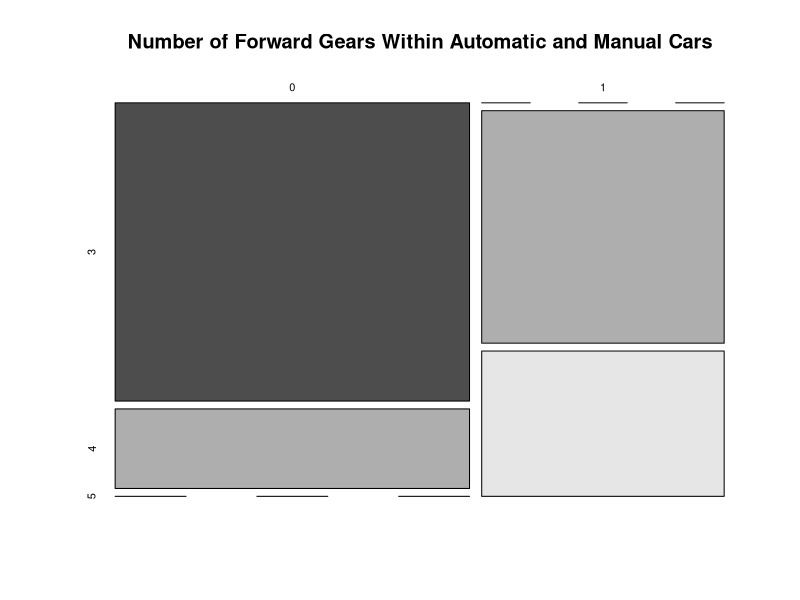

Here is the R script that generated this plot:
library ( e1071     )
library ( tidyverse )
library ( reshape2  )
library ( stringr   )
library ( party     )
library ( ggplot2   )

data ( mtcars )

mode = function ( x ) {
   temp = table ( x )
   names ( temp ) [ temp == max ( temp ) ]
}

ftable = table ( mtcars $ am , mtcars $ gear )
ftable

mosaicplot ( ftable , main="Number of Forward Gears Within Automatic and Manual Cars" , color = TRUE )

# gear == marcia o cambio

n <- length ( unique ( mtcars $   am ) )
m <- length ( unique ( mtcars $ gear ) )

collection <- matrix ( rep ( 0 , n*m ) , nrow=n , ncol=m , byrow=T )

dimnames ( collection ) <- list ( unique ( mtcars $ am ) , unique ( mtcars $ gear ) )

cat ( '\nunique list for mtcars $ am:'   ) ; unique ( mtcars $   am )
cat ( '\nunique list for mtcars $ gear:' ) ; unique ( mtcars $ gear ) ; cat ( '\n' )

for ( i1 in 1:n ) {

    cat ( '\n' )
    
    el1 <- unique ( mtcars $ am ) [ i1 ]
    
    print ( paste ( '1° unique for am:' , el1 ) )
    
    for ( i2 in 1:m ) {

        el2 <- unique ( mtcars $ gear ) [ i2 ]
        
        print ( paste ( '2° unique for gear:' , el2 ) )
        print ( paste (
 
            'values count:' , count12 <- length (

                mtcars [[ 1 ]] [ ( mtcars $ am == el1 ) & ( mtcars $ gear == el2 ) ]
            )
        ))
        
        collection [ i1 , i2 ] <- count12
    }
}

cat ( '\n' ) ; paste ( 'collection:' ) ; collection

# ---------------------------------------------------------------------------------------------------------
# --- Pearson's Chi-squared test is a statistical test used to discover whether there is a relationship ---
# --- between two categorical variables -------------------------------------------------------------------
# ---------------------------------------------------------------------------------------------------------

cat ( '\n' )
paste ( 'df = ( r − 1 ) × ( c − 1 ):' , df <- ( length ( unique ( mtcars $ am ) ) - 1 ) * ( length ( unique ( mtcars $ gear ) ) - 1 ) )

cat ( '\n' )

x210 <- 0 ; x201 <- 0

for ( i in 1:m ) {

    i1 <- 1 ; i2 <- 2
    
    if ( collection [ i2 , i ] > 0 )
    
        x210 <- x210 + ( collection [ i1 , i ] - collection [ i2 , i ] ) ^ 2 / collection [ i2 , i ]
    else
        x210 <- x210 + 1

    i1 <- 2 ; i2 <- 1
    
    if ( collection [ i2 , i ] > 0 )
    
        x201 <- x201 + ( collection [ i1 , i ] - collection [ i2 , i ] ) ^ 2 / collection [ i2 , i ]
    else
        x201 <- x201 + 1
}

paste ( 'x210:' , x210 , 'x201:' , x201 )

chisq.test ( ftable )
